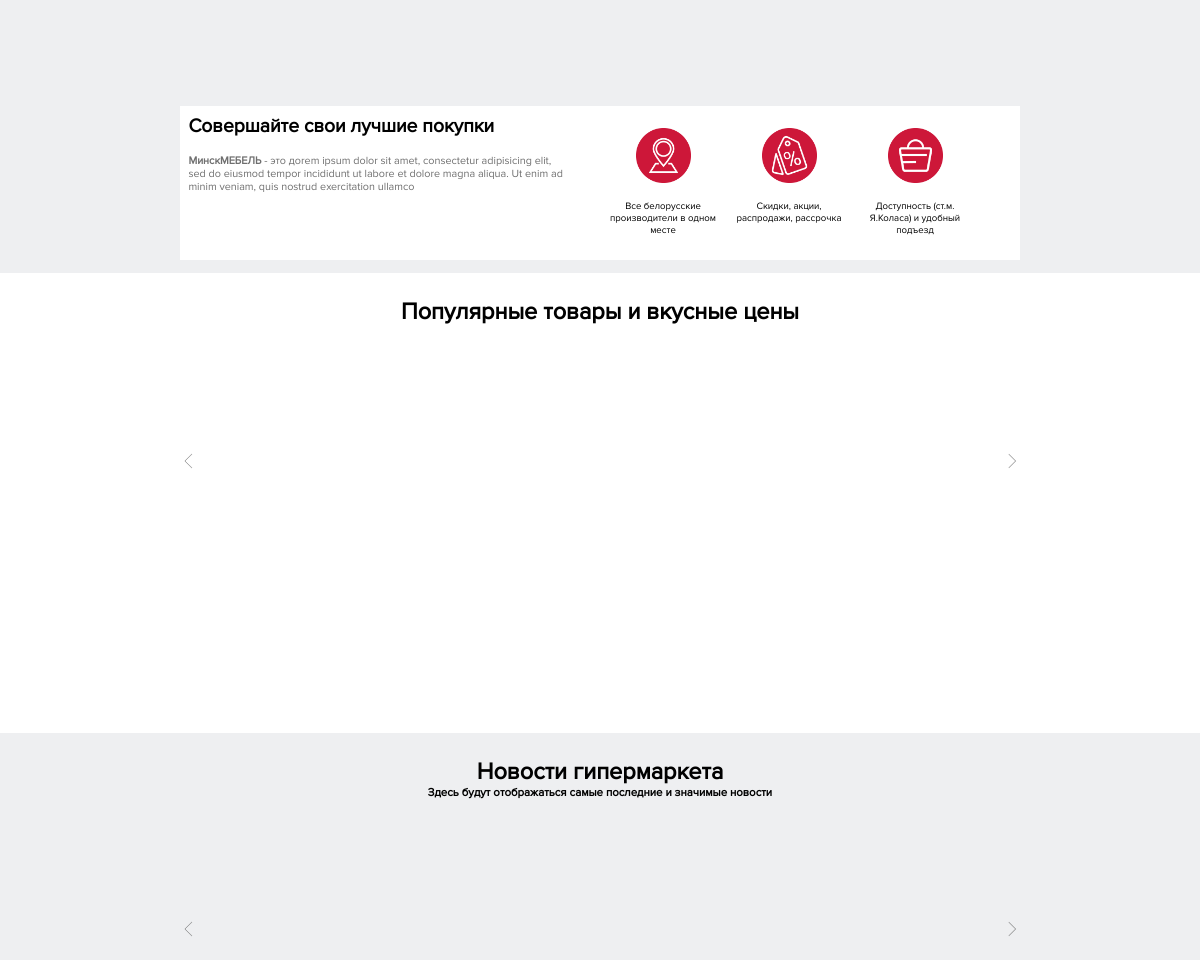
/ (middle part), run on an earlier commit of the app's database.
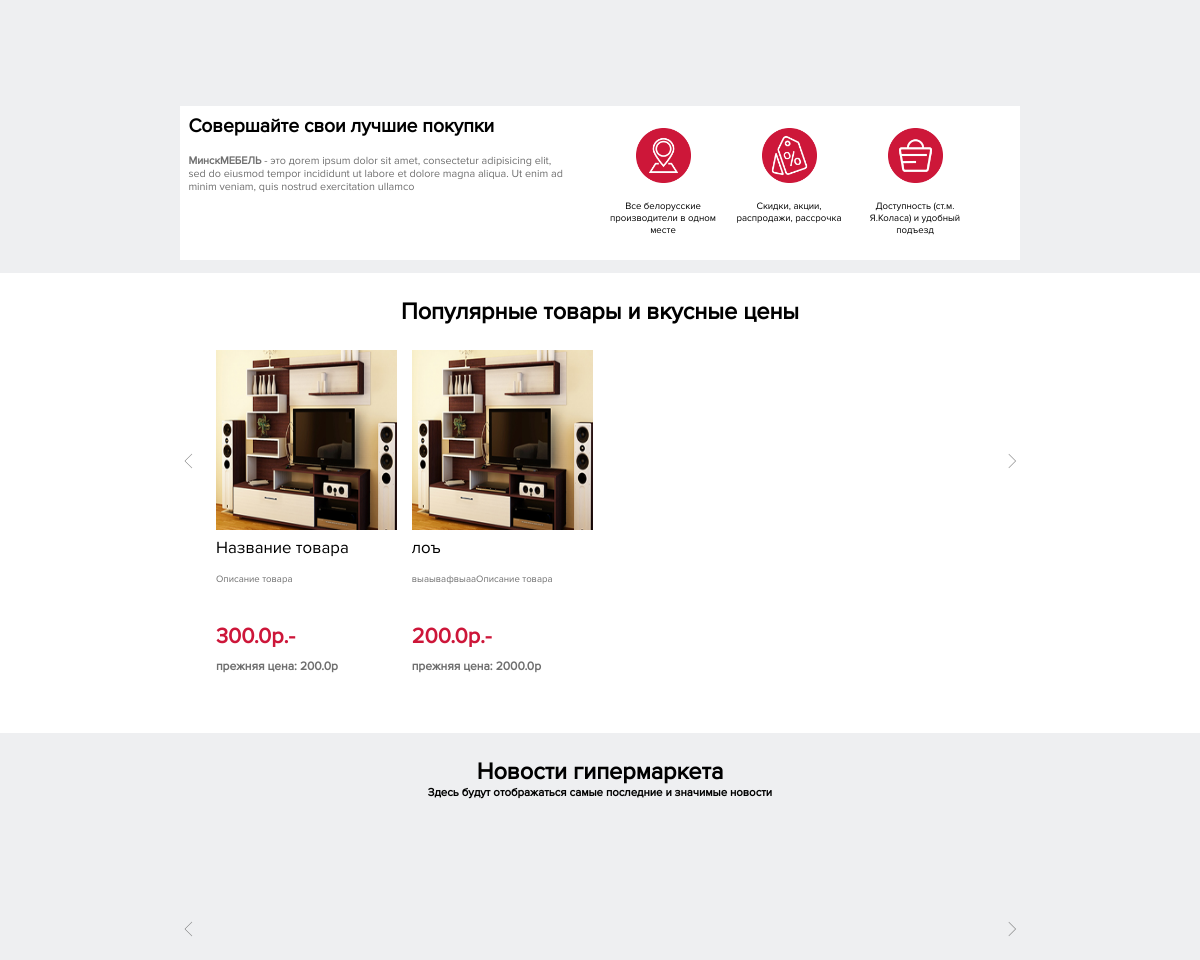
And on a later commit of the database.
### catalog/models.py (models this page shows, shortened)
class discounts(models.Model):
    tovar = models.ForeignKey(ShopItem, on_delete=models.CASCADE)
    nowprice = models.FloatField("Цена со скидкой")

class ShopItem(models.Model):
    ischeap = (
        ('1','да'),
        ('2', 'нет'),
    )
    categoryTemplate = (
        ('1', 'Мягкая мебель'),
        ('2', 'Гостиная'),
        ('3', 'Спальня'),
        ('4', 'Кухня'),
        ('5', 'Столовая'),
        ('6', 'Прихожая'),
        ('7', 'Ванная'),
        ('8', 'Детская'),
        ('9', 'Рабочий кабинет'),
    )
    title = models.CharField(default="Название товара",max_length=40)
    subtitle = models.CharField(default="Краткое описание",max_length=40)
    discriotion = models.TextField(default="Описание товара")
    price = models.FloatField(default=0.00)
    isdiscount = models.CharField("популярный?",max_length=3, choices=ischeap)
    seller = models.ForeignKey(shops, on_delete=models.CASCADE)
    Category = models.CharField("Категория",default='Мягкая мебель',max_length=20, choices=categoryTemplate)
    inCollection = models.ForeignKey(Collection, on_delete=models.CASCADE)
    image = models.ImageField(upload_to="",null=False, blank=True)
    image1 = models.ImageField(default=None,upload_to="",null=True, blank=True)
    image2 = models.ImageField(default=None,upload_to="",null=True, blank=True)
    image3 = models.ImageField(default=None,upload_to="",null=True, blank=True)
    image4 = models.ImageField(default=None,upload_to="",null=True, blank=True)
    image5 = models.ImageField(default=None,upload_to="",null=True, blank=True)
    image6 = models.ImageField(default=None,upload_to="",null=True, blank=True)
    image7 = models.ImageField(default=None,upload_to="",null=True, blank=True)
    image8 = models.ImageField(default=None,upload_to="",null=True, blank=True)

### mainpage/views.py (the view)
# urls.py: re_path(r'^$', views.index),
def index(request):
        slider1 = models.slider1fill.objects.all()
        slider2 = discounts.objects.all()
        slider3 = models.slider3fill.objects.all()
        shops = models.shops.objects.all()[:8]
        context={"slider1":slider1, "slider2":slider2, "slider3":slider3, "shops":shops}
        return render(request,'index.html', context)

### mainpage/templates/index.html (shortened to what this page needs)
<html>
<head>
	{% load staticfiles %}
    <link rel='stylesheet prefetch' href='https://cdnjs.cloudflare.com/ajax/libs/Swiper/4.0.7/css/swiper.min.css'>
	<link rel="stylesheet" type="text/css" href="{% static 'mainpage/css/style.css' %}">
	<link rel="stylesheet" type="text/scss" href="{% static 'mainpage/scss/style.scss' %}">
    <link rel="stylesheet" type="text/css" href="{% static 'mainpage/css/style_index.css' %}">
	    <link rel="stylesheet" type="text/css" href="{% static 'mainpage/css/adaptation.css' %}">
  	<link rel="stylesheet"  href="{% static 'mainpage/src/css/lightslider.css' %}"/>
  	<link rel="stylesheet"  href="{% static 'mainpage/css/slider2.css' %}"/>
  	<link rel="stylesheet"  href="{% static 'mainpage/css/slider3.css' %}"/>
</head>
<body>
	<slider>
	    <div class="slider_show">
			</div>
<div class="best_sale">
	<div class="block">
		<div class="info">
			<div class="name">Совершайте свои лучшие покупки</div>
			<div class="more"><b>МинскМЕБЕЛЬ</b> - это дorem ipsum dolor sit amet, consectetur adipisicing elit, sed do eiusmod tempor incididunt ut labore et dolore magna aliqua. Ut enim ad minim veniam, quis nostrud exercitation ullamco </div>
		</div>
	<div class="image">
    	<div class="back" style="background-image: url(../static/mainpage/img/geo.png);"></div>
    	Все белорусские производители в одном месте
    </div>
    <div class="image">
    	<div class="back" style="background-image: url(../static/mainpage/img/sale.png);"></div>
    	Скидки, акции, распродажи, рассрочка
    </div>
    <div class="image">
    	<div class="back" style="background-image: url(../static/mainpage/img/shop.png);"></div>
    	Доступность (ст.м. Я.Коласа) и удобный подъезд
    </div>
</div>
	    </div>
	</slider>
	<products>
		<div style="font-family: Proxima; font-size: 1.95vw; text-align: center;padding-top: 2%;padding-bottom: 2%;font-weight: bold">Популярные товары и вкусные цены</div>
		<div class="slider2">
			<div class="contrs left" onclick="next()"></div>
		<div class="contrs right" onclick="prev()"></div>
		 <ul id="content-slider" class="content-slider">
             {% for objj in slider2 %}
             <div>
                  <li class="listitem" >
                  <div class="contentslider2">
                  		<div class="image" style="background-image: url({{objj.tovar.image.url}});"></div>
                  		<div style="display:table; height: 10%">
                  			<div class="name">
                  				{{objj.tovar.title}}
                  			</div>
                  		</div>
                  		<div style="display:table; height: 7%">
                  			<div class="more">
                  				{{objj.tovar.discriotion}}
                  			</div>
                  		</div>
                  		<div style="display:table; height: 16%">
                  			<div class="price">
                  				{{objj.nowprice}}р.-
                  			</div>
                  		</div>
                  		<div style="display:table; height: 7%">
                  			<div class="preprice">
                  				прежняя цена: {{objj.tovar.price}}р
                  			</div>
                  		</div>
                  </div>
                </li>
            </div>
             {% endfor %}
            </ul>
		</div>
	</products>
	<news>
		<div style="font-family: Proxima; font-size: 1.95vw; text-align: center;padding-top: 2%;font-weight: bold;width:100%">Новости гипермаркета</div>
		<div style="font-family: Proxima; font-size: 0.95vw; text-align: center;padding-bottom: 2.5%;font-weight: bold;width:100%">Здесь будут отображаться самые последние и значимые новости</div>
		<div class="slider3">
			<div class="contrs left" onclick="next1()"></div>
		<div class="contrs right" onclick="prev1()"></div>
		</div>
	</news>
</body>
</html>

What changed in the data, as far as the page shows it:
added discounts: tovar.image (picture), tovar "Название товара", tovar.discriotion "Описание товара", nowprice "300.0", tovar.price "200.0"
added discounts: tovar.image (picture), tovar "лоъ", tovar.discriotion "выаывафвыааОписание товара", nowprice "200.0", tovar.price "2000.0"
